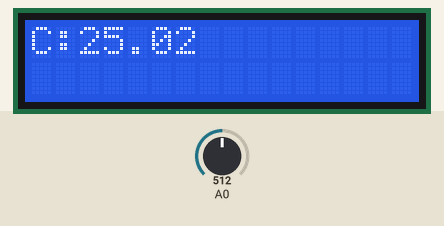
Simulated run of this sketch. Board: Arduino Uno, built with avr-gcc and run on an emulated ATmega328P. Parts: 16×2 character LCD. The test bench sets the inputs (shaded band); at power-on: A0 = 512. What the sketch prints to the serial monitor is not drawn.

Above: at 1.6 s.
1.7 s: A0 set to 716
At 3.9 s:
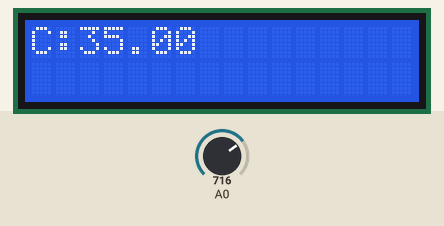
4.5 s: A0 set to 900
At 7.2 s:
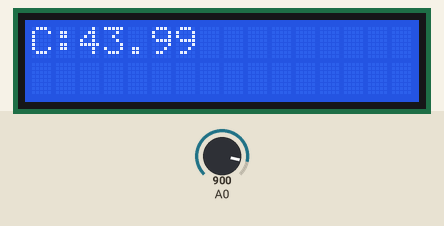
7.6 s: A0 set to 1023
At 10.5 s:
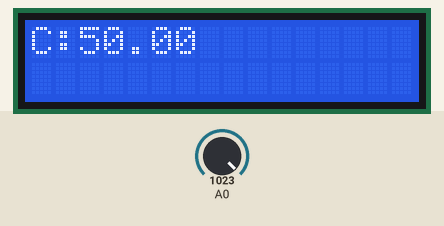
Timing chart, 0 to 12.0 s (numbered marks = the images above; inputs shaded):
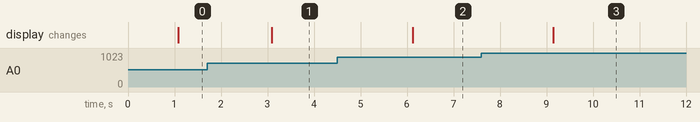

Measured:
- after the input at 1.7 s, the display: changes after 1.4 s (image 1)
- after the input at 4.5 s, the display: changes after 1.6 s (image 2)
- after the input at 7.6 s, the display: changes after 1.6 s (image 3)

The sketch:

p1-1temperatura.ino
```cpp
#include <LiquidCrystal_I2C.h> // Libreria LCD_I2C

LiquidCrystal_I2C lcd(0x27,16,2); // si no te sale con esta direccion  puedes usar (0x3f,16,2) || (0x27,16,2)  ||(0x20,16,2)

const int pinLed = 7;
void setup() {
  lcd.init();
  lcd.backlight();
  lcd.clear();
  Serial.begin(9600);
}

void loop() {
  float t,tC,tK,tF;
  t = analogRead(A0);
  tC = t*50/1023.0;
  //tK = tC+273.15;
  //tF = (tC*9/5)+32.0;
  Serial.print("C:  ");
  Serial.println(tC);
  if(tC >= 27){ //umbral
    for (int i=1;i<=5;i++){
      digitalWrite(pinLed,HIGH);
      delay(100);
      digitalWrite(pinLed,LOW);
      delay(100);
    }
  }else{
    digitalWrite(pinLed,LOW);
    delay(1000);
  }
  lcd.setCursor(0,0);
  lcd.print("C:");
  lcd.setCursor(2,0);
  lcd.print(tC);
  /*lcd.setCursor(8,0);
  lcd.print("F:");
  lcd.setCursor(10,0);
  lcd.print(tF);
  lcd.setCursor(0,1);
  lcd.print("K:");
  lcd.setCursor(2,1);
  lcd.print(tK);*/
}
```
